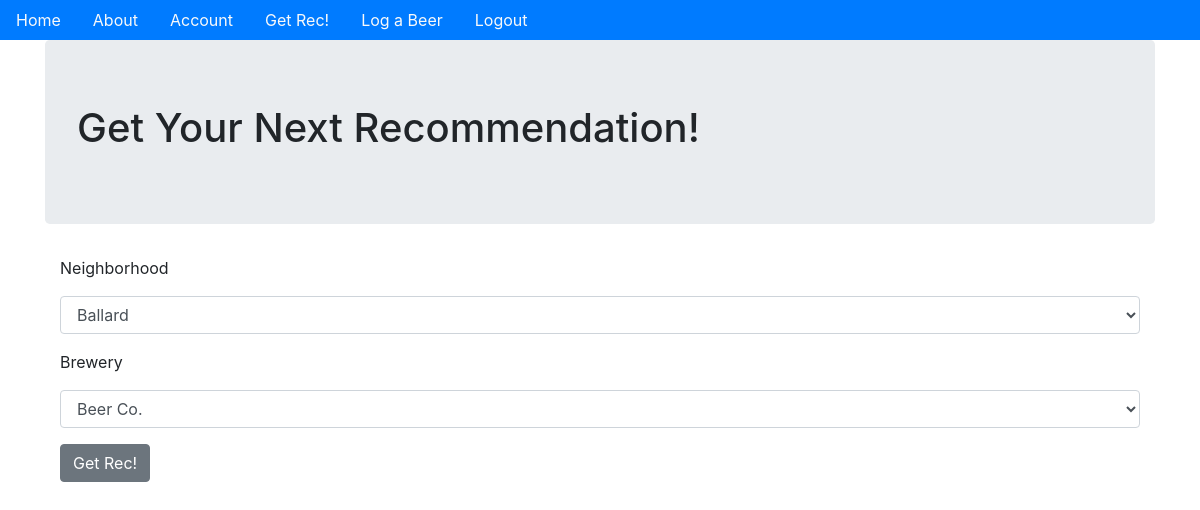
/get_rec (signed in), run on an earlier commit of the app's database.
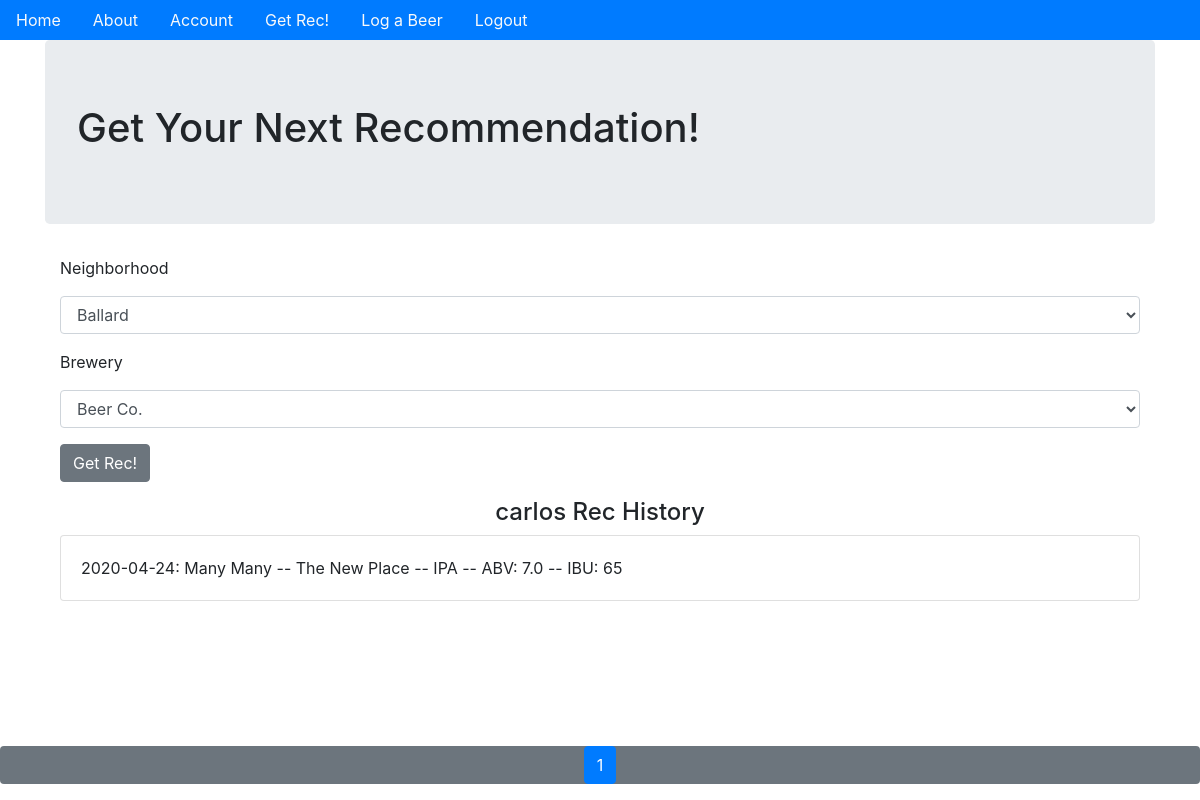
And on a later commit of the database.
### beer_app/models.py (models this page shows, shortened)
class User(db.Model, UserMixin):
    __tablename__ = 'users'
    id = db.Column(db.Integer, primary_key=True)
    profile_image = db.Column(
        db.String(64), nullable=False, default='default_profile.png')
    email = db.Column(db.String(64), unique=True, index=True)
    username = db.Column(db.String(64), unique=True, index=True)
    password_hash = db.Column(db.String(128))
    transactions = db.relationship('Log', backref='user', lazy='dynamic')
    recommendations = db.relationship(
        'Rec', backref='user', lazy='dynamic')

class Rec(db.Model):
    __tablename__ = 'recommendations'
    users = db.relationship(User)
    items = db.relationship(Item)
    id = db.Column(db.Integer, primary_key=True)
    user_id = db.Column(db.Integer, db.ForeignKey('users.id'), nullable=False)
    item_id = db.Column(db.Integer, db.ForeignKey('items.id'), nullable=False)
    date = db.Column(db.DateTime, nullable=False, default=datetime.utcnow)
    def __repr__(self):
        return f"{self.date.strftime('%Y-%m-%d')}: {Item.query.filter_by(id=self.item_id).first()}"

class Item(db.Model):
    __tablename__ = 'items'
    locations = db.relationship(Location)
    id = db.Column(db.Integer, primary_key=True)
    name = db.Column(db.String(64), nullable=False, index=True)
    style = db.Column(db.String(64), nullable=False, index=True)
    abv = db.Column(db.String(4), nullable=False, index=True)
    ibu = db.Column(db.String(3), index=True)
    location_id = db.Column(db.Integer, db.ForeignKey(
        'locations.id'), nullable=False)
    def __repr__(self):
        return f"{self.name} -- {self.locations.name} -- {self.style} -- ABV: {self.abv} -- IBU: {self.ibu}"

class Location(db.Model):
    __tablename__ = 'locations'
    zones = db.relationship(Zone)
    id = db.Column(db.Integer, primary_key=True)
    name = db.Column(db.String(64), index=True)
    address = db.Column(db.String(64))
    phone = db.Column(db.String(10))
    website = db.Column(db.String(64))
    zone_id = db.Column(db.Integer, db.ForeignKey('zones.id'), nullable=False)
    items = db.relationship('Item', backref='location')

### beer_app/actions/views.py (the view, shortened to what this page needs)
@actions.route('/get_rec', methods=['GET', 'POST'])
@login_required
def get_rec():
    form = RecActionForm()
    form.zone.choices = [(zone.id, zone.name)
                         for zone
                         in Zone.query.order_by('name')]
    form.loc.choices = [(loc.id, loc.name)
                        for loc
                        in Location.query.order_by('name')]
    page = request.args.get('page', 1, type=int)
    user_recs = Rec.query.filter_by(user_id=current_user.id).order_by(
        Rec.date.desc()).paginate(page=page, per_page=3)
    return render_template('rec.html', form=form, user_recs=user_recs)

### beer_app/actions/forms.py
class RecActionForm(FlaskForm):
    zone = SelectField('Neighborhood', coerce=int, validators=[DataRequired()])
    loc = SelectField('Brewery', coerce=int, validators=[DataRequired()])
    submit = SubmitField('Get Rec!')

### beer_app/models.py (called while the page is built)
@login_manager.user_loader
def load_user(user_id):
    return User.query.get(user_id)

### beer_app/templates/rec.html (shortened to what this page needs)
{% extends "base.html" %}
{% block content %}
<div class='jumbotron'>
    <h1>Get Your Next Recommendation!</h1>
</div>
<div class='container'>
    <form method="POST" action="" enctype="multipart/form-data">
        <div class='form-group'>
            {{form.zone.label(class='form-group')}}
            {{form.zone(class='form-control')}}
        </div>
        <div class='form-group'>
            {{form.loc.label(class='form-group')}}
            {{form.loc(class='form-control')}}
        </div>
        <div class='form-group'>
            {{form.submit(class='btn btn-secondary')}}
        </div>
    </form>
</div>
{% if user_recs.items %}
<div class='container'>
    <h4 style='text-align:center'> {{current_user.username}} Rec History</h4>
    {% for post in user_recs.items %}
    <div class='card'>
        <div class='card-body'>
            {{post}}
        </div>
    </div>
    {% endfor %}
</div>
<div class="fixed-bottom">
    <nav aria-label='User Recommendation History'>
        <ul class='pagination sticky-bottom justify-content-center bg-secondary'>
            {% for page_num in user_recs.iter_pages(left_edge=1,
                                                                                right_edge=1,
                                                                                left_current=5,
                                                                                right_current=5) %}
            {% if user_recs.page == page_num %}
            <li class='page-item active' aria-current="page">
                <span class="page-link" href="{{url_for('actions.get_rec',page=page_num)}}">{{page_num}}
                </span>
            </li>
            {% else %}
            <li class='page-item'>
                <a class='page-link' href="{{url_for('actions.get_rec',page=page_num)}}">{{page_num}}</a>
            </li>
            {% endif %}
            {% endfor %}
        </ul>
    </nav>
</div>
{% endif %}
{% endblock %}

### beer_app/templates/base.html (shortened to what this page needs)
<!DOCTYPE html>
<html lang="en" dir='ltr'>
<head>
    <link rel="stylesheet" href="https://stackpath.bootstrapcdn.com/bootstrap/4.4.1/css/bootstrap.min.css"
>
</head>
<body>
    <ul class='nav sticky-top bg-primary'>
        <li class='nav-link'>
            <a class='text-light' href="{{url_for('core.index')}}">Home</a>
        </li>
        <li class='nav-link'>
            <a class='text-light' href="{{url_for('core.info')}}">About</a>
        </li>
        {% if current_user.is_authenticated %}
        <li class='nav-link'>
            <a class='text-light' href="{{url_for('users.account')}}">Account</a>
        </li>
        <li class='nav-link'>
            <a class='text-light' href="{{url_for('actions.get_rec')}}">Get Rec!</a>
        </li>
        <li class='nav-link'>
            <a class='text-light' href="{{url_for('actions.log_item')}}">Log a Beer</a>
        </li>
        <li class='nav-link'>
            <a class='text-light' href="{{url_for('users.logout')}}">Logout</a>
        </li>
        {% endif %}
    </ul>
    <div class='container'>
        {% block content %}
        {% endblock %}
    </div>
</body>
</html>

What changed in the data, as far as the page shows it:
now on this page (row unchanged): User: username "carlos"
added Rec: date+item "2020-04-24: Many Many -- The New Place -- IPA -- ABV: 7.0 -- IBU: 65"
Also different on the page:
text now shown: "Rec History"
new list line: "1"
